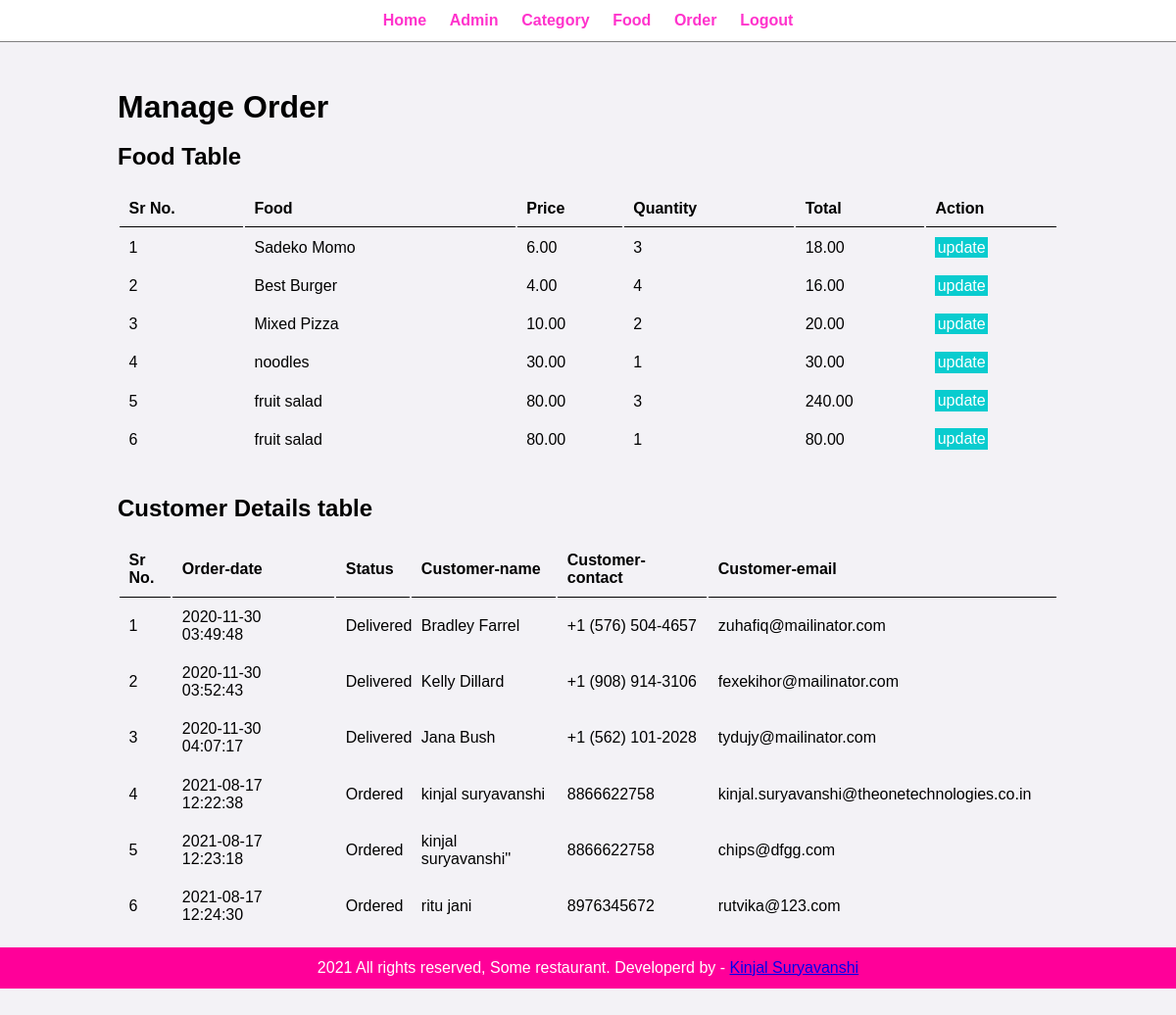
Page /admin/manage-order.php (signed in) on the committed database.
### tables this page shows
CREATE TABLE `tbl_order` (
  `id` int(10) UNSIGNED NOT NULL,
  `food` varchar(150) NOT NULL,
  `price` decimal(10,2) NOT NULL,
  `qty` int(11) NOT NULL,
  `total` decimal(10,2) NOT NULL,
  `order_date` datetime NOT NULL,
  `status` varchar(50) NOT NULL,
  `customer_name` varchar(150) NOT NULL,
  `customer_contact` varchar(20) NOT NULL,
  `customer_email` varchar(150) NOT NULL,
  `customer_address` varchar(255) NOT NULL
);

### admin/manage-order.php (the view, shortened to what this page needs)
<?php include('partials/menu.php'); ?>
<div class="main-content">
    <div class="wrapper">
        <h1>Manage Order</h1>
        <br>
        <h2>Food Table</h2>
        <table class="tbl-full">
            <br>
            <tr>
                <th>Sr No.</th>
                <th>Food</th>
                <th>Price</th>
                <th>Quantity</th>
                <th>Total</th>
                <th>Action</th>
             </tr>
            <?php
            $sql = "select * from tbl_order";
            $sn = 1;
            $res = mysqli_query($con, $sql);
            $count = mysqli_num_rows($res);
            if ($count > 0) {
                while ($row = mysqli_fetch_assoc($res)) {
                    $id = $row['id'];
                    $food = $row['food'];
                    $price = $row['price'];
                    $qty = $row['qty'];
                    $total = $row['total'];
?>
                    <tr>
                        <td><?php echo $sn++; ?></td>
                        <td><?php echo $food; ?></td>
                        <td><?php echo $price; ?></td>
                        <td><?php echo $qty; ?></td>
                        <td><?php echo $total; ?></td>
                        <td><a href="<?php echo HOME_URL; ?>/admin/update-order.php?id=<?php echo $id; ?>" class="btn-secondary"> update</a>
            </td>
                       </tr>
            <?php
                }
            }
            ?>
        </table>
<br><br>
        <h2>Customer Details table</h2>
        <table class="tbl-full">
            <br>
            <tr>
                <th>Sr No.</th>
                <th>Order-date</th>
                <th>Status</th>
                <th>Customer-name</th>
                <th>Customer-contact</th>
                <th>Customer-email</th>
            </tr>
            <?php
            $sql = "select * from tbl_order";
            $sn = 1;
            $res = mysqli_query($con, $sql);
            $count = mysqli_num_rows($res);
            if ($count > 0) {
                while ($row = mysqli_fetch_assoc($res)) {
                    $order_date = $row['order_date'];
                    $status = $row['status'];
                    $customer_name = $row['customer_name'];
                    $customer_contact = $row['customer_contact'];
                    $customer_email = $row['customer_email'];
            ?>
                    <tr>
                        <td><?php echo $sn++; ?></td>
                        <td><?php echo $order_date; ?></td>
                        <td><?php echo $status; ?></td>
                        <td><?php echo $customer_name; ?></td>
                        <td><?php echo $customer_contact; ?></td>
                        <td><?php echo $customer_email; ?></td>
                    </tr>
            <?php
                }
            }
            ?>
        </table>
    </div>
    <?php include('partials/footer.php');  ?>

### admin/partials/menu.php (shortened to what this page needs)
<!DOCTYPE html>
<html lang="en">
<head>
    <link rel="stylesheet" href="../css/admin.css">
</head>
<body>
  <div class="menu text-center">
        <div class="wrapper">
            <ul>
                <li><a href="index.php">Home</a></li>
                <li><a href="manage-admin.php">Admin</a></li>
                <li><a href="manage-category.php">Category</a></li>
                <li><a href="manage-food.php">Food</a></li>
                <li><a href="manage-order.php">Order</a></li>
                <li><a href="logout.php">Logout</a></li>
            </ul>
        </div>
    </div>

### admin/partials/footer.php
    <div class="footer">
        <div class="wrapper">
            <p class="text-center">2021 All rights reserved, Some restaurant. Developerd by - <a href="https://thoughtsofkinjal.blogspot.com/">Kinjal Suryavanshi</a> </p>
        </div>
    </div>
    </body>
</html>

### css/admin.css (style rules this page uses)
* { margin: 0; padding: 0; font-family: Arial, Helvetica, sans-serif; }
.wrapper { padding: 1%; width: 80%; margin: 0 auto; }
.text-center { text-align: center; }
.menu { border-bottom: 1px solid grey; }
.menu ul { list-style-type: none; }
.menu ul li { display: inline; padding: 1%; }
.menu ul li a { text-decoration: none; font-weight: bold; color: #FF33CC; }
.main-content { padding: 3% 0;; background-color: #f3f2f6; }
.tbl-full { width: 100%; }
table tr th { border-bottom:1px solid black; padding: 1%; text-align: left; }
table tr td { padding: 1%; }
.btn-secondary { background-color:rgb(9, 204, 207); padding: 2%; color: white; text-decoration: none; border:none; }
.footer { background-color: #FF0099; color: white; }

### rows in the picture
tbl_order: food "Sadeko Momo", price "6.00", qty "3", total "18.00", order_date "2020-11-30 03:49:48", status "Delivered", customer_name "Bradley Farrel", customer_contact "+1 (576) 504-4657", customer_email "zuhafiq@mailinator.com"
tbl_order: food "Best Burger", price "4.00", qty "4", total "16.00", order_date "2020-11-30 03:52:43", status "Delivered", customer_name "Kelly Dillard", customer_contact "+1 (908) 914-3106", customer_email "fexekihor@mailinator.com"
tbl_order: food "Mixed Pizza", price "10.00", qty "2", total "20.00", order_date "2020-11-30 04:07:17", status "Delivered", customer_name "Jana Bush", customer_contact "+1 (562) 101-2028", customer_email "tydujy@mailinator.com"
tbl_order: food "noodles", price "30.00", qty "1", total "30.00", order_date "2021-08-17 12:22:38", status "Ordered", customer_name "kinjal suryavanshi", customer_contact "8866622758", customer_email "kinjal.suryavanshi@theonetechnologies.co.in"
tbl_order: food "fruit salad", price "80.00", qty "3", total "240.00", order_date "2021-08-17 12:23:18", status "Ordered", customer_name "kinjal suryavanshi''", customer_contact "8866622758", customer_email "chips@dfgg.com"
tbl_order: food "fruit salad", price "80.00", qty "1", total "80.00", order_date "2021-08-17 12:24:30", status "Ordered", customer_name "ritu jani", customer_contact "8976345672", customer_email "rutvika@123.com"
